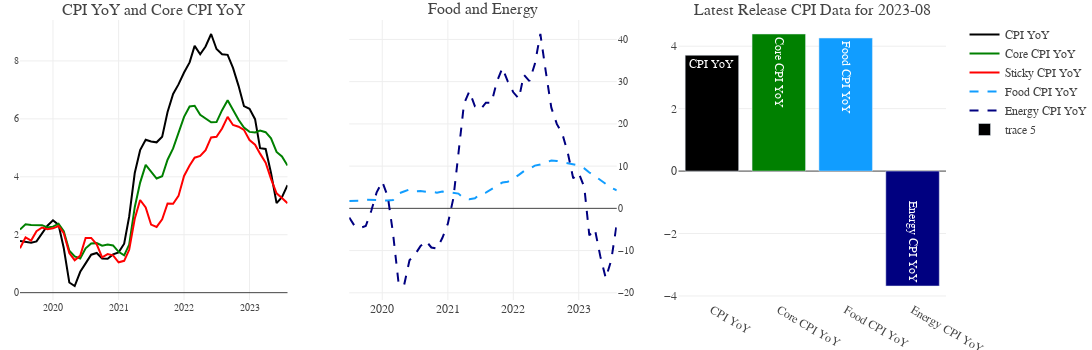

Write notebook code for a chart like this one.
### Code cell
def plot_inflation_data(inflation_data):

    latest_release_inflation_data = inflation_data.iloc[-1]

    fig = make_subplots(rows = 1, cols = 3, subplot_titles = ("CPI YoY and Core CPI YoY", "Food and Energy", "Latest Release CPI Data for " + str(inflation_data['index'].to_list()[-1])[:7] ))

    fig.add_trace(
        go.Scatter(x = inflation_data['index'], 
                y = inflation_data['CPI YoY'], 
                name = 'CPI YoY',
                line = dict(color = 'black')),
                row = 1,
                col = 1)

    fig.add_trace(
        go.Scatter(x = inflation_data['index'], 
                y = inflation_data['Core CPI YoY'], 
                name = 'Core CPI YoY',
                line = dict(color = 'green')),
                row = 1,
                col = 1)

    fig.add_trace(
        go.Scatter(x = inflation_data['index'], 
                y = inflation_data['Sticky CPI YoY'], 
                name = 'Sticky CPI YoY',
                line = dict(color = 'red')),
                row = 1,
                col = 1)

    fig.add_trace(
        go.Scatter(x = inflation_data['index'], 
                y = inflation_data['Food CPI YoY'], 
                name = 'Food CPI YoY',
                line = dict(dash = "dash", color = '#119DFF')),
                row = 1,
                col = 2)

    fig.add_trace(
        go.Scatter(x = inflation_data['index'], 
                y = inflation_data['Energy CPI YoY'], 
                name = 'Energy CPI YoY',
                line = dict(dash = "dash", color = 'Navy')),
                row = 1,
                col = 2)

    fig.add_trace(
        go.Bar(x = latest_release_inflation_data[['CPI YoY', 'Core CPI YoY', 'Food CPI YoY', 'Energy CPI YoY']].index,
            y = latest_release_inflation_data[['CPI YoY', 'Core CPI YoY', 'Food CPI YoY', 'Energy CPI YoY']].values,
            marker = dict(color = ['black', 'green', '#119DFF', 'Navy']), 
            text = ['CPI YoY', 'Core CPI YoY', 'Food CPI YoY', 'Energy CPI YoY']), row = 1, col = 3)

    fig.update_layout(template = temp,
                    hovermode = 'closest',
                    margin = dict(l = 20, r = 0, t = 20, b = 50),
                    height = 350, 
                    width = 1200, 
                    xaxis = dict(tickfont = dict(size = 10)),
                    yaxis = dict(side = "left", tickfont = dict(size=10)),
                    yaxis2 = dict(side = "right", overlaying = "y", tickfont = dict(size=10) ))

    return fig 

plot_inflation_data(inflation_data.tail(50))

### Figure 1 — Plotly figure (JSON) as saved in the notebook; plotly's stock layout.template omitted (floating-point values rounded to 4 significant figures)
{"data": [{"line": {"color": "black"}, "name": "CPI YoY", "type": "scatter", "x": ["2019-07-01T00:00:00", "2019-08-01T00:00:00", "2019-09-01T00:00:00", "2019-10-01T00:00:00", "2019-11-01T00:00:00", "2019-12-01T00:00:00", "2020-01-01T00:00:00", "2020-02-01T00:00:00", "2020-03-01T00:00:00", "2020-04-01T00:00:00", "2020-05-01T00:00:00", "2020-06-01T00:00:00", "2020-07-01T00:00:00", "2020-08-01T00:00:00", "2020-09-01T00:00:00", "2020-10-01T00:00:00", "2020-11-01T00:00:00", "2020-12-01T00:00:00", "2021-01-01T00:00:00", "2021-02-01T00:00:00", "2021-03-01T00:00:00", "2021-04-01T00:00:00", "2021-05-01T00:00:00", "2021-06-01T00:00:00", "2021-07-01T00:00:00", "2021-08-01T00:00:00", "2021-09-01T00:00:00", "2021-10-01T00:00:00", "2021-11-01T00:00:00", "2021-12-01T00:00:00", "2022-01-01T00:00:00", "2022-02-01T00:00:00", "2022-03-01T00:00:00", "2022-04-01T00:00:00", "2022-05-01T00:00:00", "2022-06-01T00:00:00", "2022-07-01T00:00:00", "2022-08-01T00:00:00", "2022-09-01T00:00:00", "2022-10-01T00:00:00", "2022-11-01T00:00:00", "2022-12-01T00:00:00", "2023-01-01T00:00:00", "2023-02-01T00:00:00", "2023-03-01T00:00:00", "2023-04-01T00:00:00", "2023-05-01T00:00:00", "2023-06-01T00:00:00", "2023-07-01T00:00:00", "2023-08-01T00:00:00"], "xaxis": "x", "y": [1.78, 1.75, 1.72, 1.77, 2.06, 2.31, 2.5, 2.34, 1.54, 0.35, 0.23, 0.72, 1.01, 1.31, 1.37, 1.18, 1.17, 1.32, 1.39, 1.69, 2.63, 4.13, 4.92, 5.28, 5.22, 5.19, 5.38, 6.24, 6.86, 7.19, 7.6, 7.95, 8.52, 8.23, 8.5, 8.93, 8.41, 8.23, 8.21, 7.76, 7.14, 6.44, 6.35, 5.99, 4.99, 4.96, 4.13, 3.09, 3.3, 3.71], "yaxis": "y"}, {"line": {"color": "green"}, "name": "Core CPI YoY", "type": "scatter", "x": ["2019-07-01T00:00:00", "2019-08-01T00:00:00", "2019-09-01T00:00:00", "2019-10-01T00:00:00", "2019-11-01T00:00:00", "2019-12-01T00:00:00", "2020-01-01T00:00:00", "2020-02-01T00:00:00", "2020-03-01T00:00:00", "2020-04-01T00:00:00", "2020-05-01T00:00:00", "2020-06-01T00:00:00", "2020-07-01T00:00:00", "2020-08-01T00:00:00", "2020-09-01T00:00:00", "2020-10-01T00:00:00", "2020-11-01T00:00:00", "2020-12-01T00:00:00", "2021-01-01T00:00:00", "2021-02-01T00:00:00", "2021-03-01T00:00:00", "2021-04-01T00:00:00", "2021-05-01T00:00:00", "2021-06-01T00:00:00", "2021-07-01T00:00:00", "2021-08-01T00:00:00", "2021-09-01T00:00:00", "2021-10-01T00:00:00", "2021-11-01T00:00:00", "2021-12-01T00:00:00", "2022-01-01T00:00:00", "2022-02-01T00:00:00", "2022-03-01T00:00:00", "2022-04-01T00:00:00", "2022-05-01T00:00:00", "2022-06-01T00:00:00", "2022-07-01T00:00:00", "2022-08-01T00:00:00", "2022-09-01T00:00:00", "2022-10-01T00:00:00", "2022-11-01T00:00:00", "2022-12-01T00:00:00", "2023-01-01T00:00:00", "2023-02-01T00:00:00", "2023-03-01T00:00:00", "2023-04-01T00:00:00", "2023-05-01T00:00:00", "2023-06-01T00:00:00", "2023-07-01T00:00:00", "2023-08-01T00:00:00"], "xaxis": "x", "y": [2.18, 2.36, 2.34, 2.33, 2.33, 2.25, 2.28, 2.38, 2.12, 1.45, 1.25, 1.18, 1.53, 1.7, 1.71, 1.62, 1.66, 1.63, 1.41, 1.29, 1.66, 2.95, 3.8, 4.41, 4.18, 3.94, 4.02, 4.59, 4.98, 5.52, 6.07, 6.43, 6.45, 6.14, 6.02, 5.88, 5.89, 6.3, 6.64, 6.3, 5.97, 5.7, 5.55, 5.53, 5.6, 5.54, 5.33, 4.86, 4.7, 4.39], "yaxis": "y"}, {"line": {"color": "red"}, "name": "Sticky CPI YoY", "type": "scatter", "x": ["2019-07-01T00:00:00", "2019-08-01T00:00:00", "2019-09-01T00:00:00", "2019-10-01T00:00:00", "2019-11-01T00:00:00", "2019-12-01T00:00:00", "2020-01-01T00:00:00", "2020-02-01T00:00:00", "2020-03-01T00:00:00", "2020-04-01T00:00:00", "2020-05-01T00:00:00", "2020-06-01T00:00:00", "2020-07-01T00:00:00", "2020-08-01T00:00:00", "2020-09-01T00:00:00", "2020-10-01T00:00:00", "2020-11-01T00:00:00", "2020-12-01T00:00:00", "2021-01-01T00:00:00", "2021-02-01T00:00:00", "2021-03-01T00:00:00", "2021-04-01T00:00:00", "2021-05-01T00:00:00", "2021-06-01T00:00:00", "2021-07-01T00:00:00", "2021-08-01T00:00:00", "2021-09-01T00:00:00", "2021-10-01T00:00:00", "2021-11-01T00:00:00", "2021-12-01T00:00:00", "2022-01-01T00:00:00", "2022-02-01T00:00:00", "2022-03-01T00:00:00", "2022-04-01T00:00:00", "2022-05-01T00:00:00", "2022-06-01T00:00:00", "2022-07-01T00:00:00", "2022-08-01T00:00:00", "2022-09-01T00:00:00", "2022-10-01T00:00:00", "2022-11-01T00:00:00", "2022-12-01T00:00:00", "2023-01-01T00:00:00", "2023-02-01T00:00:00", "2023-03-01T00:00:00", "2023-04-01T00:00:00", "2023-05-01T00:00:00", "2023-06-01T00:00:00", "2023-07-01T00:00:00", "2023-08-01T00:00:00"], "xaxis": "x", "y": [1.53, 1.91, 1.8, 2.12, 2.25, 2.19, 2.22, 2.3, 2.05, 1.37, 1.12, 1.28, 1.89, 1.89, 1.67, 1.22, 1.33, 1.29, 1.05, 1.1, 1.48, 2.55, 3.2, 2.94, 2.35, 2.27, 2.53, 3.08, 3.07, 3.34, 4.03, 4.39, 4.66, 4.72, 4.92, 5.36, 5.38, 5.67, 6.07, 5.79, 5.73, 5.62, 5.27, 5.11, 4.8, 4.49, 3.93, 3.43, 3.27, 3.09], "yaxis": "y"}, {"line": {"color": "#119DFF", "dash": "dash"}, "name": "Food CPI YoY", "type": "scatter", "x": ["2019-07-01T00:00:00", "2019-08-01T00:00:00", "2019-09-01T00:00:00", "2019-10-01T00:00:00", "2019-11-01T00:00:00", "2019-12-01T00:00:00", "2020-01-01T00:00:00", "2020-02-01T00:00:00", "2020-03-01T00:00:00", "2020-04-01T00:00:00", "2020-05-01T00:00:00", "2020-06-01T00:00:00", "2020-07-01T00:00:00", "2020-08-01T00:00:00", "2020-09-01T00:00:00", "2020-10-01T00:00:00", "2020-11-01T00:00:00", "2020-12-01T00:00:00", "2021-01-01T00:00:00", "2021-02-01T00:00:00", "2021-03-01T00:00:00", "2021-04-01T00:00:00", "2021-05-01T00:00:00", "2021-06-01T00:00:00", "2021-07-01T00:00:00", "2021-08-01T00:00:00", "2021-09-01T00:00:00", "2021-10-01T00:00:00", "2021-11-01T00:00:00", "2021-12-01T00:00:00", "2022-01-01T00:00:00", "2022-02-01T00:00:00", "2022-03-01T00:00:00", "2022-04-01T00:00:00", "2022-05-01T00:00:00", "2022-06-01T00:00:00", "2022-07-01T00:00:00", "2022-08-01T00:00:00", "2022-09-01T00:00:00", "2022-10-01T00:00:00", "2022-11-01T00:00:00", "2022-12-01T00:00:00", "2023-01-01T00:00:00", "2023-02-01T00:00:00", "2023-03-01T00:00:00", "2023-04-01T00:00:00", "2023-05-01T00:00:00", "2023-06-01T00:00:00", "2023-07-01T00:00:00", "2023-08-01T00:00:00"], "xaxis": "x2", "y": [1.75, 1.69, 1.78, 2.07, 2.02, 1.82, 1.86, 1.84, 1.95, 3.51, 3.98, 4.49, 4.05, 4.1, 3.93, 3.92, 3.72, 3.96, 3.83, 3.66, 3.49, 2.38, 2.14, 2.37, 3.41, 3.71, 4.56, 5.32, 6.11, 6.31, 7.02, 7.94, 8.82, 9.37, 10.12, 10.4, 10.88, 11.33, 11.22, 10.93, 10.67, 10.48, 10.13, 9.47, 8.49, 7.64, 6.69, 5.75, 4.86, 4.26], "yaxis": "y2"}, {"line": {"color": "Navy", "dash": "dash"}, "name": "Energy CPI YoY", "type": "scatter", "x": ["2019-07-01T00:00:00", "2019-08-01T00:00:00", "2019-09-01T00:00:00", "2019-10-01T00:00:00", "2019-11-01T00:00:00", "2019-12-01T00:00:00", "2020-01-01T00:00:00", "2020-02-01T00:00:00", "2020-03-01T00:00:00", "2020-04-01T00:00:00", "2020-05-01T00:00:00", "2020-06-01T00:00:00", "2020-07-01T00:00:00", "2020-08-01T00:00:00", "2020-09-01T00:00:00", "2020-10-01T00:00:00", "2020-11-01T00:00:00", "2020-12-01T00:00:00", "2021-01-01T00:00:00", "2021-02-01T00:00:00", "2021-03-01T00:00:00", "2021-04-01T00:00:00", "2021-05-01T00:00:00", "2021-06-01T00:00:00", "2021-07-01T00:00:00", "2021-08-01T00:00:00", "2021-09-01T00:00:00", "2021-10-01T00:00:00", "2021-11-01T00:00:00", "2021-12-01T00:00:00", "2022-01-01T00:00:00", "2022-02-01T00:00:00", "2022-03-01T00:00:00", "2022-04-01T00:00:00", "2022-05-01T00:00:00", "2022-06-01T00:00:00", "2022-07-01T00:00:00", "2022-08-01T00:00:00", "2022-09-01T00:00:00", "2022-10-01T00:00:00", "2022-11-01T00:00:00", "2022-12-01T00:00:00", "2023-01-01T00:00:00", "2023-02-01T00:00:00", "2023-03-01T00:00:00", "2023-04-01T00:00:00", "2023-05-01T00:00:00", "2023-06-01T00:00:00", "2023-07-01T00:00:00", "2023-08-01T00:00:00"], "xaxis": "x2", "y": [-2.18, -4.24, -4.6, -4.19, -0.58, 3.8, 6.34, 2.8, -5.86, -17.66, -18.39, -12.28, -11.01, -8.95, -7.73, -9.27, -9.55, -7.04, -3.64, 2.45, 12.99, 24.75, 27.71, 24.18, 23.39, 25.02, 24.98, 29.93, 33.25, 30.05, 27.48, 25.96, 31.65, 30.15, 34.16, 41.29, 32.45, 23.84, 19.94, 17.71, 13.15, 7.12, 8.4, 4.96, -6.38, -4.93, -11.32, -16.54, -12.32, -3.68], "yaxis": "y2"}, {"marker": {"color": ["black", "green", "#119DFF", "Navy"]}, "text": ["CPI YoY", "Core CPI YoY", "Food CPI YoY", "Energy CPI YoY"], "type": "bar", "x": ["CPI YoY", "Core CPI YoY", "Food CPI YoY", "Energy CPI YoY"], "xaxis": "x3", "y": [3.71, 4.39, 4.26, -3.68], "yaxis": "y3"}], "layout": {"annotations": [{"font": {"size": 16}, "showarrow": false, "text": "CPI YoY and Core CPI YoY", "x": 0.1444, "xanchor": "center", "xref": "paper", "y": 1, "yanchor": "bottom", "yref": "paper"}, {"font": {"size": 16}, "showarrow": false, "text": "Food and Energy", "x": 0.5, "xanchor": "center", "xref": "paper", "y": 1, "yanchor": "bottom", "yref": "paper"}, {"font": {"size": 16}, "showarrow": false, "text": "Latest Release CPI Data for 2023-08", "x": 0.8556, "xanchor": "center", "xref": "paper", "y": 1, "yanchor": "bottom", "yref": "paper"}], "height": 350, "hovermode": "closest", "margin": {"b": 50, "l": 20, "r": 0, "t": 20}, "width": 1200, "xaxis": {"anchor": "y", "domain": [0, 0.2889], "tickfont": {"size": 10}}, "xaxis2": {"anchor": "y2", "domain": [0.3556, 0.6444]}, "xaxis3": {"anchor": "y3", "domain": [0.7111, 1]}, "yaxis": {"anchor": "x", "domain": [0, 1], "side": "left", "tickfont": {"size": 10}}, "yaxis2": {"anchor": "x2", "domain": [0, 1], "overlaying": "y", "side": "right", "tickfont": {"size": 10}}, "yaxis3": {"anchor": "x3", "domain": [0, 1]}}}
